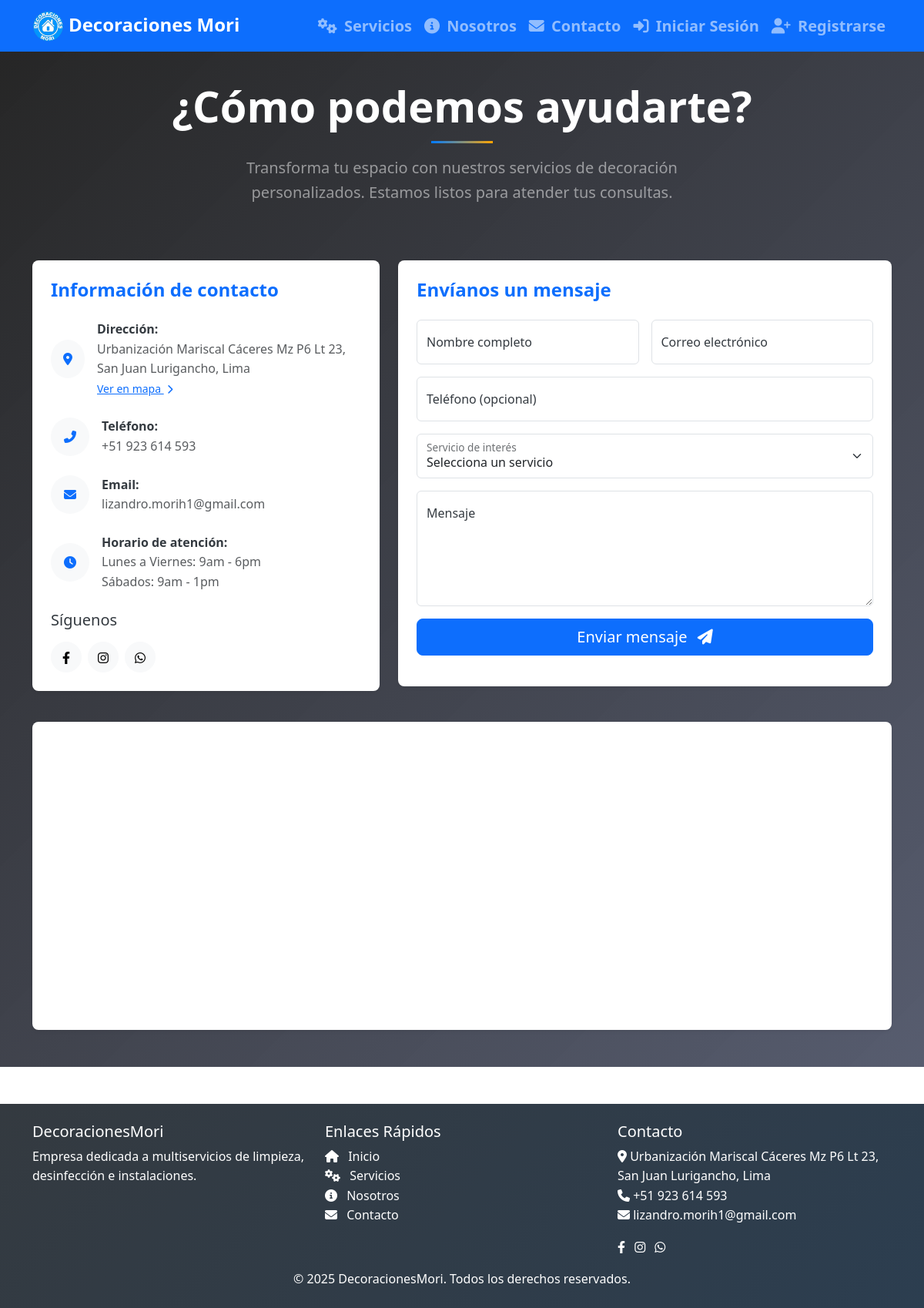
The app's page /contacto/, older data.
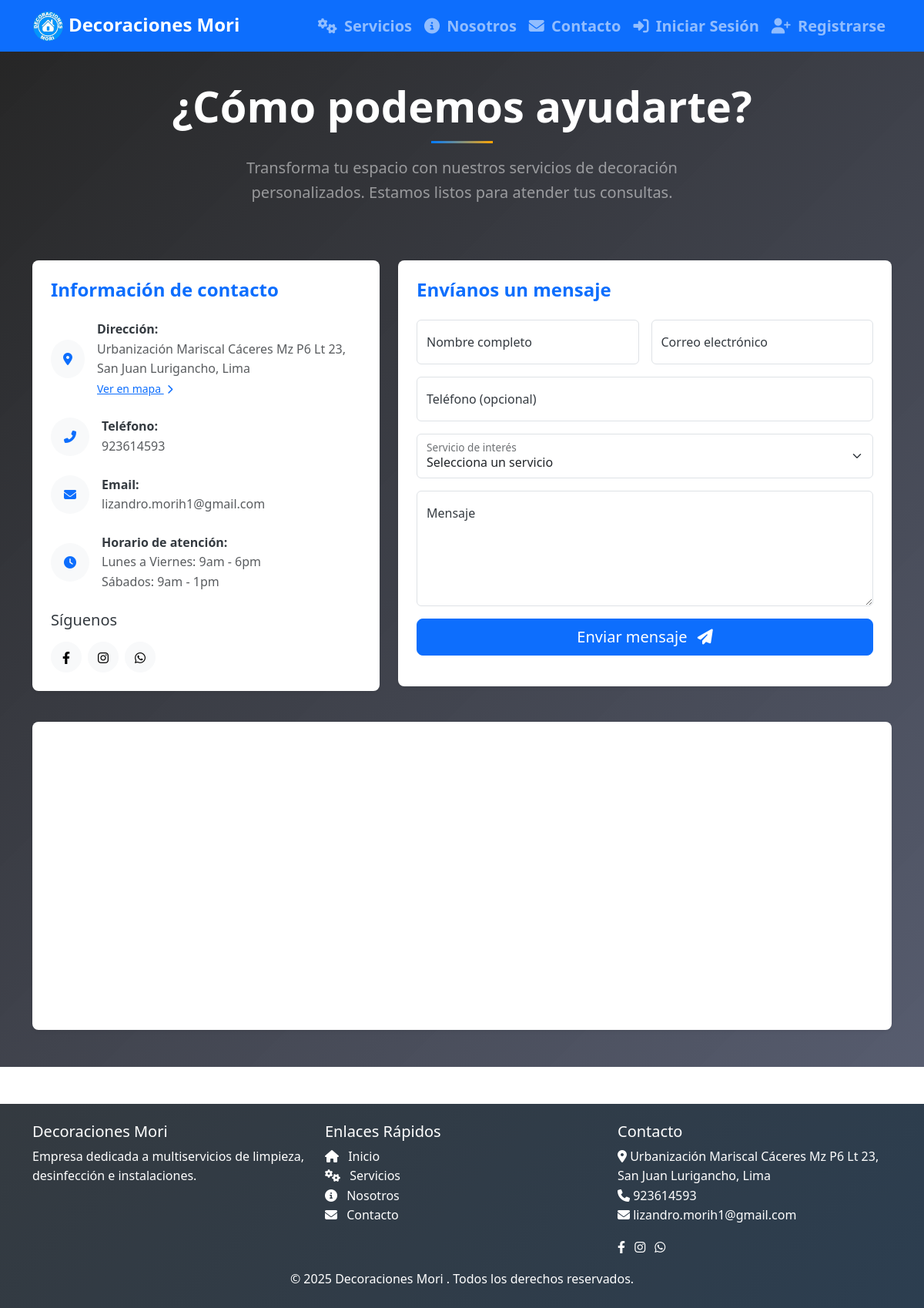
The same page, newer data.
### site_config/models.py (models this page shows, shortened)
class SiteSettings(models.Model):
    site_name = models.CharField(max_length=100, default="Decoraciones Mori", verbose_name="Nombre del sitio")
    logo = models.ImageField(upload_to='site_settings/', verbose_name="Logo")
    favicon = models.ImageField(upload_to='site_settings/', blank=True, null=True, verbose_name="Favicon")
    footer_text = models.TextField(blank=True, verbose_name="Texto del pie de página")
    facebook_url = models.URLField(blank=True, verbose_name="URL de Facebook")
    instagram_url = models.URLField(blank=True, verbose_name="URL de Instagram")
    whatsapp_number = models.CharField(max_length=20, blank=True, verbose_name="Número de WhatsApp")
    address = models.TextField(blank=True, verbose_name="Dirección")
    phone = models.CharField(max_length=20, blank=True, verbose_name="Teléfono")
    email = models.EmailField(blank=True, verbose_name="Email")
    class Meta:
        verbose_name = "Configuración del sitio"
        verbose_name_plural = "Configuración del sitio"

### site_config/context_processors.py (called while the page is built)
def site_settings(request):
    try:
        settings = SiteSettings.objects.first()
    except:
        settings = None
    try:
        carousel_images = CarouselImage.objects.filter(active=True).order_by('order')
    except:
        carousel_images = []
    try:
        site_images = {img.location: img for img in SiteImage.objects.all()}
    except:
        site_images = {}
    return {
        'site_settings': settings,
        'carousel_images': carousel_images,
        'site_images': site_images
    }

### templates/contacto.html (shortened to what the changed rows need)
{% extends "base.html" %}
{% load static %}
{% block content %}
<section class="contact-section position-relative">
    <div class="container py-5 position-relative" style="z-index: 2;">
        <div class="row text-center mb-5">
            <div class="col-12">
                <h2 class="section-title text-white display-4 fw-bold mb-3">¿Cómo podemos ayudarte?</h2>
            </div>
        </div>
        <div class="row g-4">
            <div class="col-md-5 mb-4">
                <div class="contact-info bg-white p-4 rounded-3 shadow-sm h-100">
                    <div class="d-flex align-items-center mb-4">
                        <div>
                            <p class="mb-0 fw-bold">Dirección:</p>
                            <p class="mb-0 text-muted">
                                {% if site_settings and site_settings.address %}
                                    {{ site_settings.address }}
                                {% else %}
                                    Urbanización Mariscal Cáceres Mz P6 Lt 23, San Juan Lurigancho, Lima
                                {% endif %}
                            </p>
                            <a href="#vermapa" class="text-primary small mt-1">Ver en mapa <i class="fas fa-chevron-right ms-1 small"></i></a>
                        </div>
                    </div>
                    <div class="d-flex align-items-center mb-4">
                        <div>
                            <p class="mb-0 fw-bold">Teléfono:</p>
                            <a href="tel:{% if site_settings and site_settings.phone %}{{ site_settings.phone }}{% else %}+51923614593{% endif %}" class="text-muted text-decoration-none">
                                {% if site_settings and site_settings.phone %}
                                    {{ site_settings.phone }}
                                {% else %}
                                    +51 923 614 593
                                {% endif %}
                            </a>
                        </div>
                    </div>
                    <div class="d-flex align-items-center mb-4">
                        <div>
                            <p class="mb-0 fw-bold">Email:</p>
                            <a href="mailto:{% if site_settings and site_settings.email %}{{ site_settings.email }}{% else %}lizandro.morih1@gmail.com{% endif %}" class="text-muted text-decoration-none">
                                {% if site_settings and site_settings.email %}
                                    {{ site_settings.email }}
                                {% else %}
                                    lizandro.morih1@gmail.com
                                {% endif %}
                            </a>
                        </div>
                    </div>
                </div>
            </div>
        </div>
    </div>
</section>
{% endblock %}

### templates/base.html (shortened to what the changed rows need)
{% load static %}
<!DOCTYPE html>
<html lang="es">
<head>
    <link rel="stylesheet" href="https://cdn.jsdelivr.net/npm/flatpickr/dist/flatpickr.min.css">
    <link href="https://cdn.jsdelivr.net/npm/bootstrap@5.3.0/dist/css/bootstrap.min.css" rel="stylesheet">
    <link rel="stylesheet" href="https://cdnjs.cloudflare.com/ajax/libs/font-awesome/6.4.0/css/all.min.css">
    <link rel="stylesheet" href="https://cdnjs.cloudflare.com/ajax/libs/animate.css/4.1.1/animate.min.css">
    <link rel="stylesheet" href="{% static 'css/style.css' %}">
    <link rel="stylesheet" href="{% static 'css/form_citas_extras.css' %}">
    <link rel="stylesheet" href="{% static 'css/base.css' %}">
</head>
<body>
    <nav class="navbar navbar-expand-lg navbar-dark bg-primary fixed-top">
        <div class="container lead">
            <a class="navbar-brand animate__animated animate__bounceInLeft" href="{% url 'home' %}">
                {% if site_settings and site_settings.logo %}
                    <img src="{{ site_settings.logo.url }}" alt="{{ site_settings.site_name }}" height="40" class="d-inline-block align-middle">
                {% else %}
                    <img src="{% static 'imagen/logo.png' %}" alt="DecoracionesMori" height="40" class="d-inline-block align-middle">
                {% endif %}
                {% if site_settings %}{{ site_settings.site_name }}{% else %}Decoraciones Mori{% endif %}
            </a>
            <div class="collapse navbar-collapse justify-content-end" id="navbarNav">
                <ul class="navbar-nav">
                </ul>
            </div>
        </div>
    </nav>
    <main class="mt-5 pt-2">
        {% block content %}{% endblock %}
    </main>
    <footer class="footer mt-5 py-4 bg-dark text-white animate__animated animate__fadeInUp animate__delay-0-3s">
        <div class="container">
            <div class="row">
                <div class="col-md-4">
                    <h5>{% if site_settings %}{{ site_settings.site_name }}{% else %}DecoracionesMori{% endif %}</h5>
                    <p>Empresa dedicada a multiservicios de limpieza, desinfección e instalaciones.</p>
                </div>
                <div class="col-md-4">
                    <h5>Contacto</h5>
                    <address>
                        {% if site_settings and site_settings.address %}
                            <i class="fas fa-map-marker-alt"></i> {{ site_settings.address }}<br>
                        {% else %}
                            <i class="fas fa-map-marker-alt"></i> Urbanización Mariscal Cáceres Mz P6 Lt 23, San Juan Lurigancho, Lima<br>
                        {% endif %}
                        {% if site_settings and site_settings.phone %}
                            <i class="fas fa-phone"></i> {{ site_settings.phone }}<br>
                        {% else %}
                            <i class="fas fa-phone"></i> +51 923 614 593<br>
                        {% endif %}
                        {% if site_settings and site_settings.email %}
                            <i class="fas fa-envelope"></i> {{ site_settings.email }}
                        {% else %}
                            <i class="fas fa-envelope"></i> lizandro.morih1@gmail.com
                        {% endif %}
                    </address>
                    <div class="social-icons">
                        {% if site_settings and site_settings.facebook_url %}
                            <a href="{{ site_settings.facebook_url }}" class="text-white me-2" target="_blank" rel="noopener noreferrer"><i class="fab fa-facebook-f"></i></a>
                        {% else %}
                            <a href="https://www.facebook.com/decoracionesmori" class="text-white me-2" target="_blank" rel="noopener noreferrer"><i class="fab fa-facebook-f"></i></a>
                        {% endif %}
                        {% if site_settings and site_settings.instagram_url %}
                            <a href="{{ site_settings.instagram_url }}" class="text-white me-2" target="_blank" rel="noopener noreferrer"><i class="fab fa-instagram"></i></a>
                        {% else %}
                            <a href="https://www.instagram.com/decoracionesmori/" class="text-white me-2" target="_blank" rel="noopener noreferrer"><i class="fab fa-instagram"></i></a>
                        {% endif %}
                        {% if site_settings and site_settings.whatsapp_number %}
                            <a href="https://wa.me/{{ site_settings.whatsapp_number }}" class="text-white me-2" target="_blank" rel="noopener noreferrer"><i class="fab fa-whatsapp"></i></a>
                        {% else %}
                            <a href="https://wa.me/51923614593" class="text-white me-2" target="_blank" rel="noopener noreferrer"><i class="fab fa-whatsapp"></i></a>
                        {% endif %}
                    </div>
                </div>
            </div>
            <div class="row mt-3">
                <div class="col-12 text-center">
                    <p class="mb-0">{% if site_settings and site_settings.footer_text %}{{ site_settings.footer_text|safe }}{% else %}&copy; {% now "Y" %} DecoracionesMori. Todos los derechos reservados.{% endif %}</p>
                </div>
            </div>
        </div>
    </footer>
</body>
</html>

Row changes from the older to the newer data that the page shows:
added SiteSettings: logo (picture), site_name "Decoraciones Mori", address "Urbanización Mariscal Cáceres Mz P6 Lt 23, San Juan Lurigancho, Lima", phone "923614593", email "lizandro.morih1@gmail.com", footer_text "© 2025 Decoraciones Mori . Todos los derechos reservados."
Text that changed along with them:
text no longer shown: "Decoraciones Mori Urbanización Mariscal Cáceres Mz P6 Lt 23, San Juan Lurigancho, Lima +51 923 614 593 lizandro.morih1@gmail.com DecoracionesMori Urbanización Mariscal Cáceres Mz P6 Lt 23, San Juan Lurigancho, Lima +51 923 614 593 lizandro.morih1@gmail.com © 2025 DecoracionesMori. Todos los derechos reservados."
